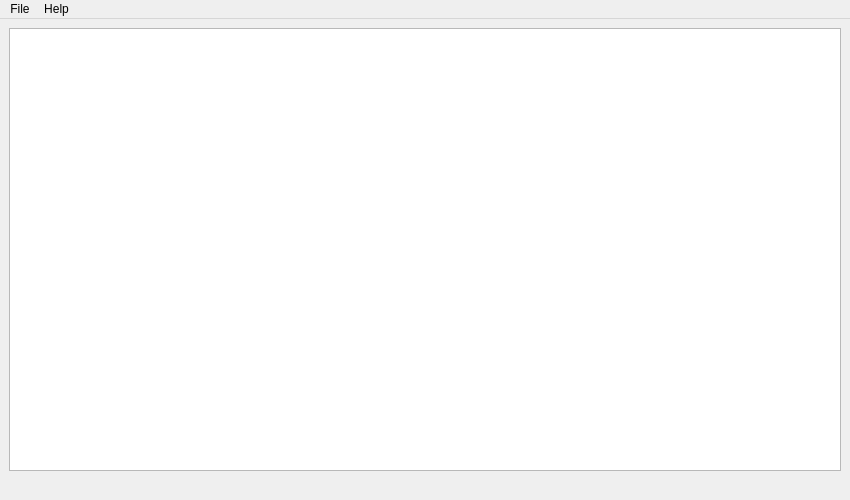
<?xml version="1.0" encoding="UTF-8"?>
<ui version="4.0">
 <class>MainWindow</class>
 <widget class="QMainWindow" name="MainWindow">
  <property name="geometry">
   <rect>
    <x>0</x>
    <y>0</y>
    <width>850</width>
    <height>500</height>
   </rect>
  </property>
  <property name="windowTitle">
   <string>MainWindow</string>
  </property>
  <widget class="QWidget" name="centralwidget">
   <layout class="QVBoxLayout" name="verticalLayout">
    <item>
     <widget class="QTreeView" name="treeView"/>
    </item>
    <item>
     <widget class="QLabel" name="infoLabel">
      <property name="text">
       <string/>
      </property>
      <property name="alignment">
       <set>Qt::AlignRight|Qt::AlignTrailing|Qt::AlignVCenter</set>
      </property>
     </widget>
    </item>
   </layout>
  </widget>
  <widget class="QMenuBar" name="menubar">
   <property name="geometry">
    <rect>
     <x>0</x>
     <y>0</y>
     <width>850</width>
     <height>22</height>
    </rect>
   </property>
   <widget class="QMenu" name="menuFile">
    <property name="title">
     <string>File</string>
    </property>
    <addaction name="actionOpenFile"/>
    <addaction name="actionExportAll"/>
    <addaction name="separator"/>
    <addaction name="actionExit"/>
   </widget>
   <widget class="QMenu" name="menuHelp">
    <property name="title">
     <string>Help</string>
    </property>
    <addaction name="actionAbout"/>
   </widget>
   <addaction name="menuFile"/>
   <addaction name="menuHelp"/>
  </widget>
  <action name="actionOpenFile">
   <property name="text">
    <string>Open file</string>
   </property>
   <property name="shortcut">
    <string>Ctrl+O</string>
   </property>
  </action>
  <action name="actionExportAll">
   <property name="text">
    <string>Export all</string>
   </property>
   <property name="shortcut">
    <string>Ctrl+E</string>
   </property>
  </action>
  <action name="actionExit">
   <property name="text">
    <string>Exit</string>
   </property>
   <property name="shortcut">
    <string>Ctrl+X</string>
   </property>
  </action>
  <action name="actionAbout">
   <property name="text">
    <string>About</string>
   </property>
  </action>
 </widget>
 <resources/>
 <connections/>
</ui>
